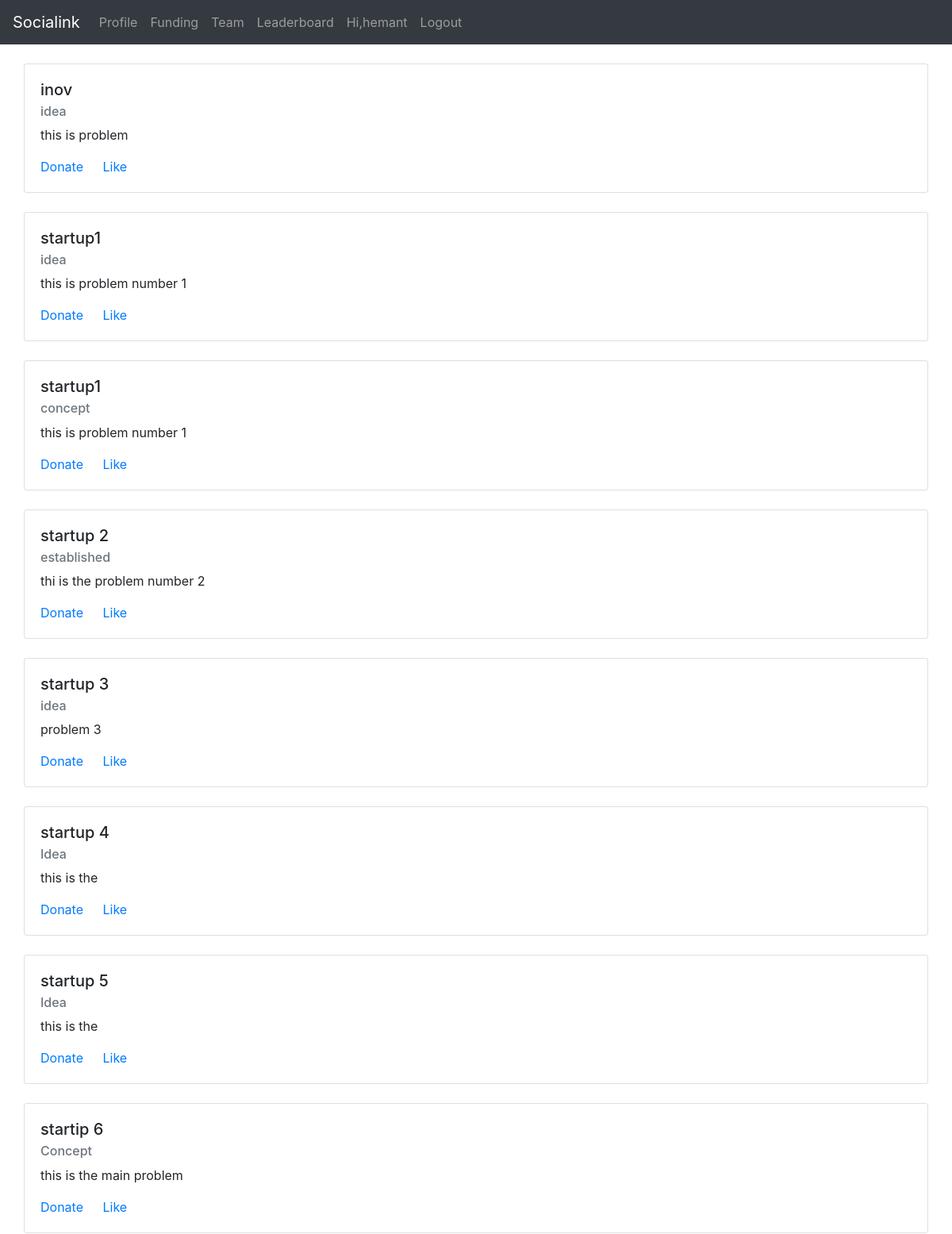
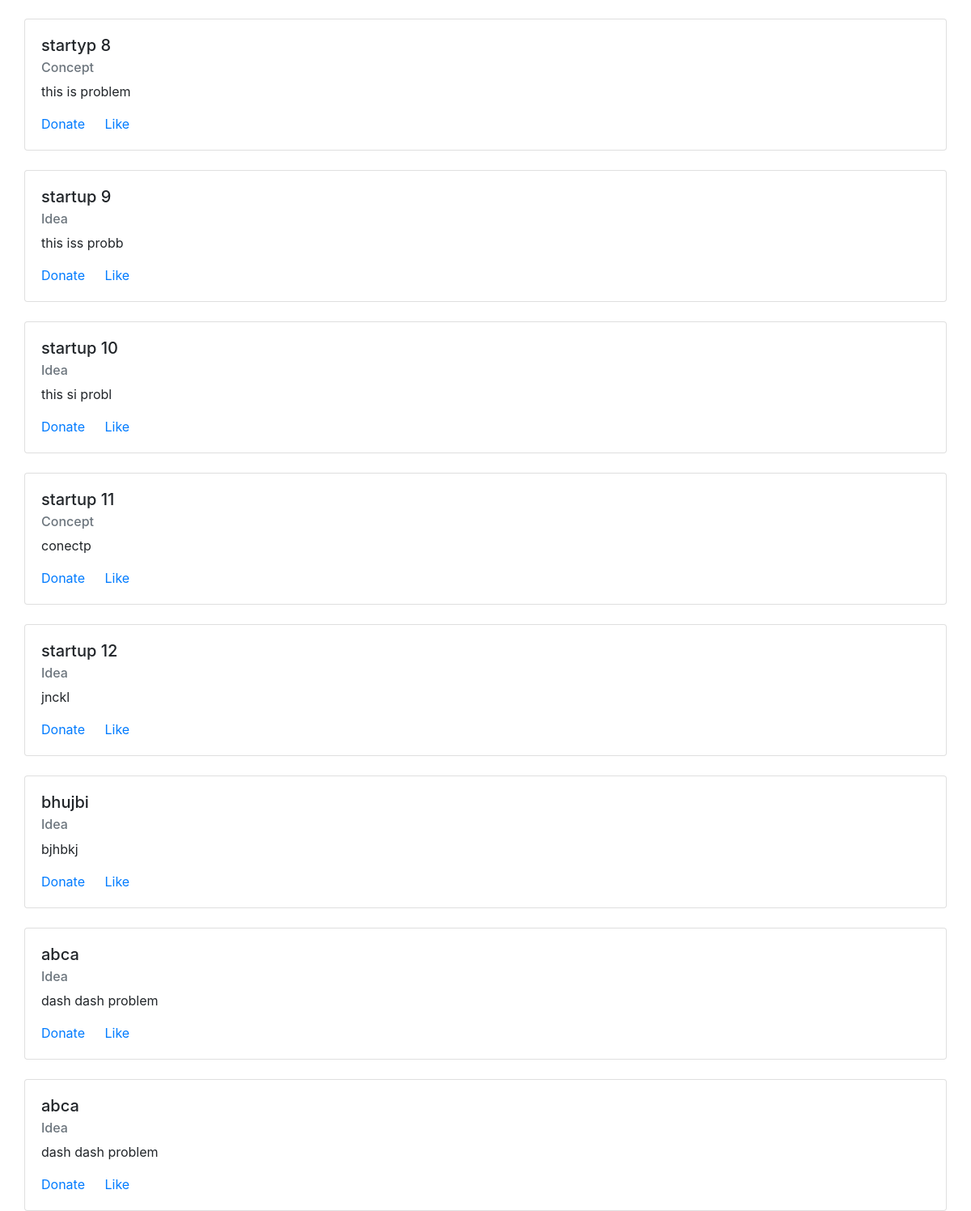
Page /leaderboard/ (signed in) on the committed database (2 pictures, top to bottom).
### users/models.py (models this page shows, shortened)
class funding_request(models.Model):
    STAGE = (
        ("Idea",  ('Idea')),
        ("Concept", ('Concept')),
        ("Established", ('Established')),
    )
    REGISTRATION = (
        ("Yes", ('Yes')),
        ("No", ('No')),
    )
    title = models.CharField(max_length=100, null=False, blank=False)
    stage = models.CharField(max_length=30, choices=STAGE, null=False, default=1)
    problem = models.TextField(max_length=500)
    solution = models.TextField(max_length=500)
    company = models.CharField(max_length=30,choices=REGISTRATION, default=2)

### TwitterClone/views.py (the view)
# urls.py: path('leaderboard/', views.leaderboard, name="leaderboard"),
def leaderboard(request):
    projects = funding_request.objects.all()
    return render(request, 'leaderboard.html', {'projects': projects})

### Templates/leaderboard.html
{% extends 'base.html' %}
{% block content %}
<div class="container">
<div class="row">
 {% for item in projects %}
 <div class="card mt-4"  style="width: 100rem;">
 <div class="card-body">
  <h5 class="card-title">{{item.title}}</h5>
  <h6 class="card-subtitle mb-2 text-muted">{{item.stage}}</h6>
  <p class="card-text">{{item.problem}}
  </p>
  <a href="#" class="card-link">Donate</a>
  <a href="#" class="card-link">Like</a>
 </div>
</div>
{% endfor %}
</div>
</div>
{% endblock %}

### Templates/base.html (shortened to what this page needs)
<!doctype html>
<html lang="en">
<head>
 <link rel="stylesheet" href="https://stackpath.bootstrapcdn.com/bootstrap/4.5.0/css/bootstrap.min.css"
>
</head>
<body>
 <nav class="navbar navbar-expand-lg navbar-dark bg-dark">
  <a class="navbar-brand" href="/home">Socialink</a>
  <div class="collapse navbar-collapse" id="navbarSupportedContent">
   <ul class="navbar-nav mr-auto">
    <li class="nav-item ">
     <a class="nav-link" href="/profile/{{user.username}}">Profile</a>
    </li>
    <li class="nav-item">
     <a class="nav-link" href="/funding">Funding</a>
    </li>
    <li class="nav-item">
     <a class="nav-link" href="/team">Team</a>
    </li>
    <li class="nav-item">
     <a class="nav-link" href="/leaderboard">Leaderboard</a>
    </li>
    <li class="nav-item">
      <a class="nav-link" href="#">Hi,{{user.username}}</a>
    </li>
    <li class="nav-item">
     <a class="nav-link" href="/user/logout">Logout</a>
    </li>
  </ul>
  </div>
 </nav>
 {% block content %}
 {% endblock %}
</body>
</html>

### rows in the picture
funding_request: title "inov", stage "idea", problem "this is problem"
funding_request: title "startup1", stage "idea", problem "this is problem number 1"
funding_request: title "startup1", stage "concept", problem "this is problem number 1"
funding_request: title "startup 2", stage "established", problem "thi is the problem number 2"
funding_request: title "startup 3", stage "idea", problem "problem 3"
funding_request: title "startup 4", stage "Idea", problem "this is the"
funding_request: title "startup 5", stage "Idea", problem "this is the"
funding_request: title "startip 6", stage "Concept", problem "this is the main problem"
funding_request: title "startyp 8", stage "Concept", problem "this is problem"
funding_request: title "startup 9", stage "Idea", problem "this iss probb"
funding_request: title "startup 10", stage "Idea", problem "this si probl"
funding_request: title "startup 11", stage "Concept", problem "conectp"
funding_request: title "startup 12", stage "Idea", problem "jnckl"
funding_request: title "bhujbi", stage "Idea", problem "bjhbkj"
funding_request: title "abca", stage "Idea", problem "dash dash problem"
funding_request: title "abca", stage "Idea", problem "dash dash problem"

### other values in the picture
{{ user.username }} "hemant"
